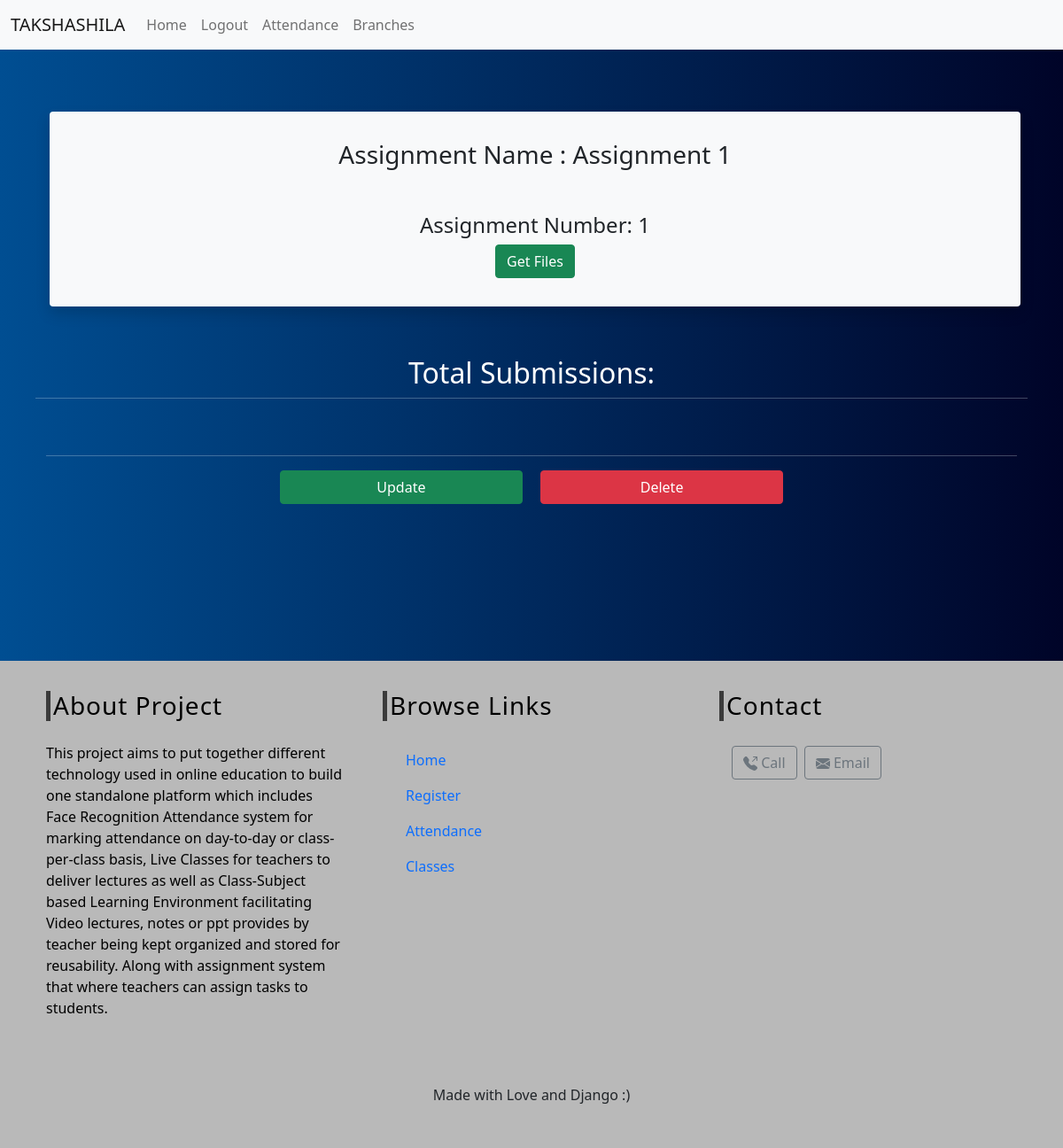
Before: /classes/assignments/3cs3-05/02 (signed in) with the older database file.
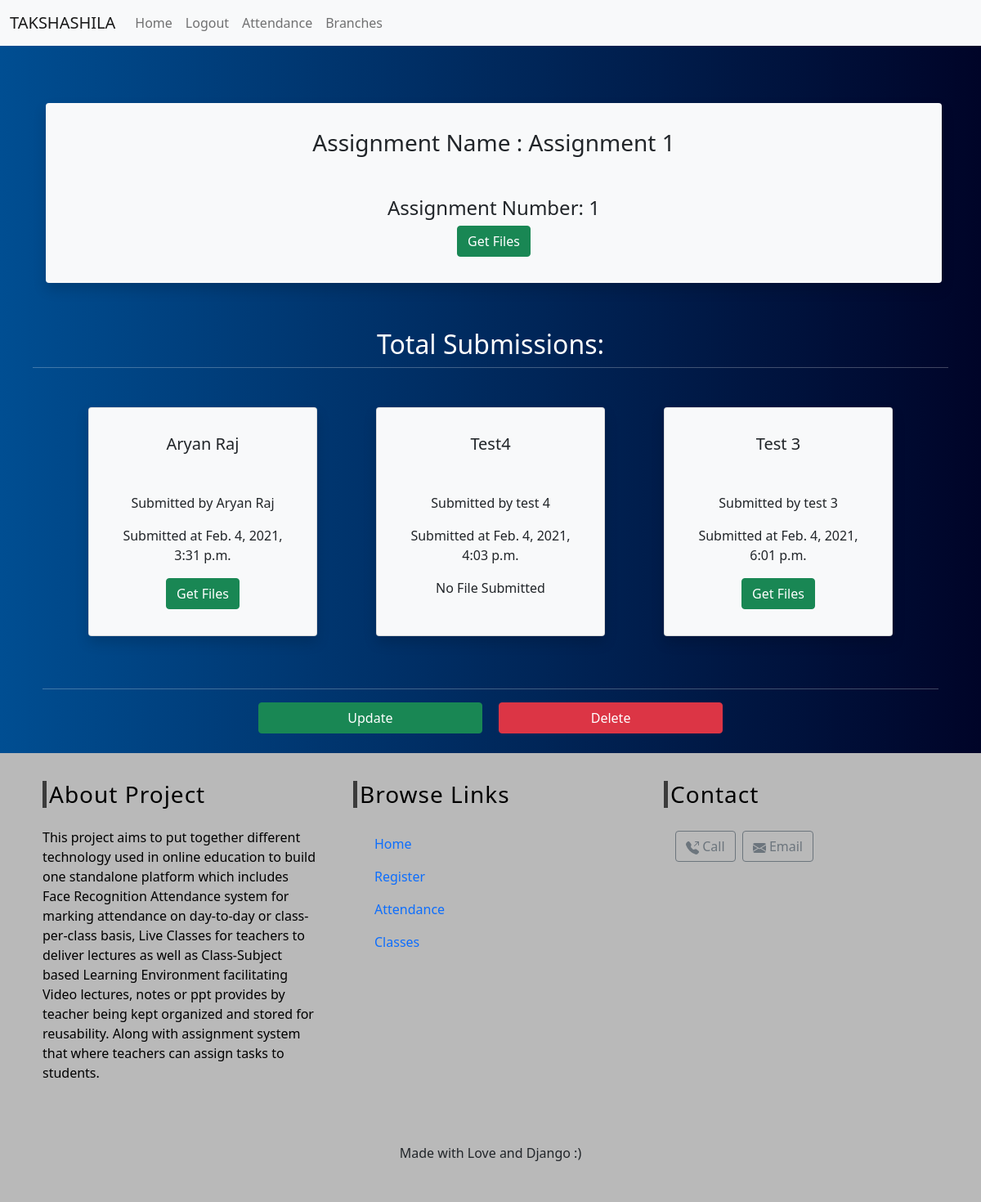
After: the same page with the newer database file.
### classes/models.py (models this page shows, shortened)
class Submission(models.Model):
    submission_id = models.CharField(max_length=100,unique=True)
    assignment = models.ForeignKey(Assignment, on_delete=models.CASCADE, related_name='submission')
    created_by = models.ForeignKey(User,on_delete=models.CASCADE)
    created_at = models.DateTimeField(auto_now_add=True)
    name = models.CharField(max_length=250)
    slug = models.SlugField(null=True, blank=True)
    ans_file = models.FileField(upload_to=submission_files,verbose_name="Files", blank=True,null=True)

### classes/views.py (the view)
# urls.py: path('assignments/<str:subject>/<slug:slug>',views.AssignmentDetailView.as_view(), name='assignment_detail'),
class AssignmentDetailView(DetailView):
    context_object_name = 'assignment'
    model = Assignment
    template_name = 'classes/assignment_detail_view.html'
    def get_context_data(self, **kwargs):
        context = super(AssignmentDetailView,self).get_context_data(**kwargs)
        self.object = self.get_object()
        for submission in self.object.submission.all():
            if submission.created_by == self.request.user:
                context['submited'] = submission
        return context

### classes/templates/classes/assignment_detail_view.html (shortened to what this page needs)
{% extends 'index.html' %}
{% load crispy_forms_tags %}
{% block content %}
{% if user.is_authenticated %}
    <div class="card-heading card text-dark bg-light col-lg-12 shadow p-3 mb-5 mx-1 px-4">
        <div class="card-body">
            <h3 class="card-title mb-5">Assignment Name : {{assignment.name}}</h3>
            <h4 class="card-text">Assignment Number: {{assignment.position}}</h4>
            {% if assignment.file %}
                <a href="{{assignment.file.url}}" download>
                    <button type="button" class="btn btn-success"><span>Get Files</span></button>
                </a>
            {% else %}
                <p class="card-text">No file uploaded</p>
            {% endif %}
        </div>
    </div>
    {% if user.profile.user_type == "teacher" %}
        <div class="card-views row">
            <h2 class="card-text mb-2 mt-2">Total Submissions: </h2>
            <hr class="mb-5" />
        {% for submissions in assignment.submission.all %}
            <div class="card text-center text-dark bg-light col-md-3 col-sm-5 shadow p-3 mb-5 mx-1 px-4">
                <div class="card-body">
                    <h5 class="card-title mb-5">{{submissions.name}}</h5>
                    <p class="card-text">Submitted by {{submissions.created_by.first_name}} {{submissions.created_by.last_name}}</p>
                    <p class="card-text">Submitted at {{submissions.created_at}}</p>
                    {% if submissions.ans_file %}
                        <a href="{{submissions.ans_file.url}}" download>
                            <button type="button" class="btn btn-success"><span>Get Files</span></button>
                        </a>
                    {% else %}
                        <p class="card-text">No File Submitted</p>
                    {% endif %}
                </div>
            </div>
        {%endfor%}
        </div>
        <hr />
        <div style="text-align: center;">
            <a href="{% url 'classes:assignment_update' subject=assignment.subject.slug slug=assignment.slug %}" class=" btn btn-success col-sm-5 col-lg-3 mx-2 mb-1">Update</a>
            <a href="{% url 'classes:assignment_delete' subject=assignment.subject.slug slug=assignment.slug %}" class=" btn btn-danger col-sm-5 col-lg-3 mx-2 mb-1">Delete</a>
        </div>
    {% endif %}
{% else %}
<script>
    alert("You are not authorised")
    window.location.replace("{% url 'index' %}");
</script>
{% endif %}
{% endblock %}

Changed rows visible on the page:
added Submission: name "Aryan Raj", created_by.first_name "Aryan", created_by.last_name "Raj", created_at "Feb. 4, 2021, 3:31 p.m."
added Submission: name "Test4", created_by.first_name "test", created_by.last_name "4", created_at "Feb. 4, 2021, 4:03 p.m.", ans_file "No File Submitted"
added Submission: name "Test 3", created_by.first_name "test", created_by.last_name "3", created_at "Feb. 4, 2021, 6:01 p.m."
